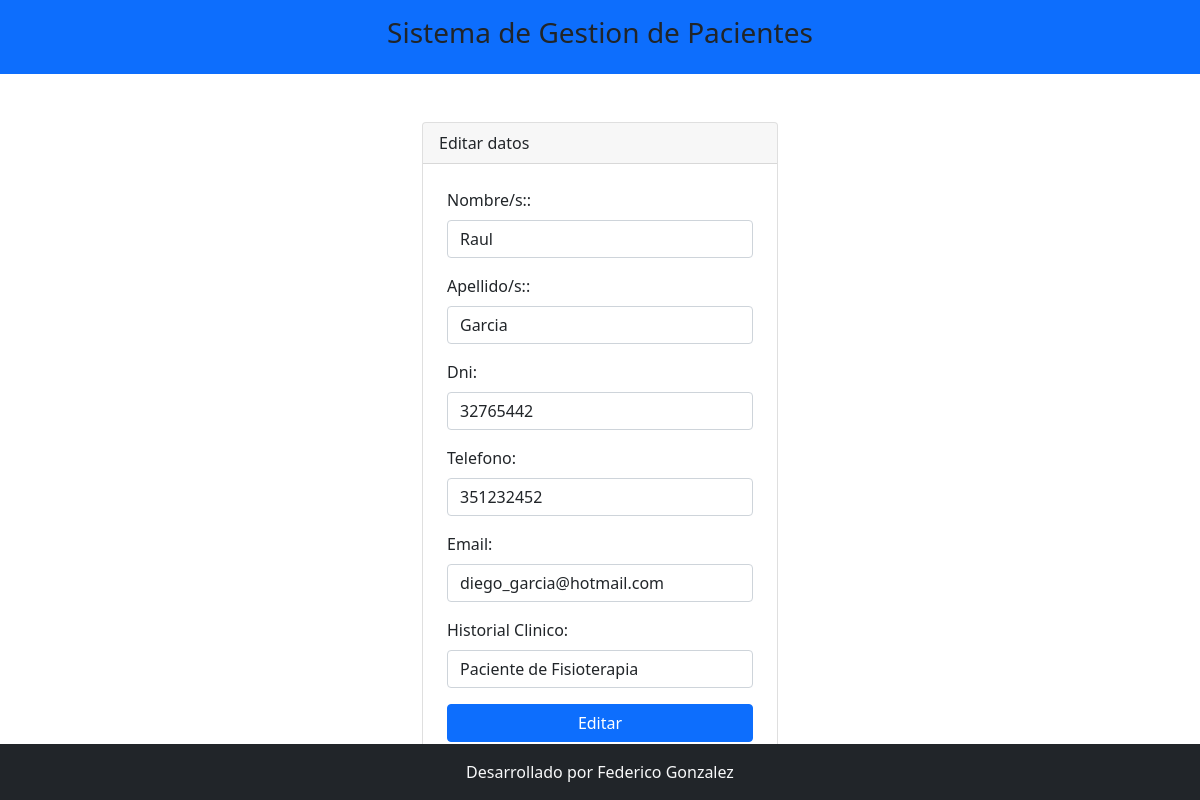
The app's page /editar.php?id=6 with its own data.
### tables this page shows
CREATE TABLE `persona` (
  `id` int(11) NOT NULL,
  `nombre` varchar(100) NOT NULL,
  `apellido` varchar(100) NOT NULL,
  `dni` int(11) NOT NULL,
  `telefono` varchar(100) NOT NULL,
  `email` varchar(100) NOT NULL,
  `historial` text NOT NULL
);

### editar.php (the view, shortened to what this page needs)
<?php include 'template/header.php' ?>
<?php
    include_once 'model/conexion.php';
    $id = $_GET['id'];
    $sentencia = $bd-> prepare("select * from persona where id = ?;");
    $sentencia-> execute ([$id]);
    $persona = $sentencia->fetch(PDO::FETCH_OBJ);
?>
<div class="container mt-5">
    <div class="row justify-content-center">
        <div class="col-md-4">
            <div class="card">
                <div class="card-header">
                    Editar datos
                </div>
                <form class="p-4" method="POST" action="editarProceso.php">
                    <div class="mb-3">
                    <label class="form-label">Nombre/s:: </label>
                    <input type="text" class="form-control" name="txtNombre" required value="<?php echo $persona->nombre; ?>">
                    </div>
                    <div class="mb-3">
                    <label class="form-label">Apellido/s:: </label>
                    <input type="text" class="form-control" name="txtApellido"  required value="<?php echo $persona->apellido; ?>">
                    </div>
                    <div class="mb-3">
                    <label class="form-label">Dni: </label>
                    <input type="text" class="form-control" name="txtDni"  required value="<?php echo $persona->dni; ?>">
                    </div>
                    <div class="mb-3">
                    <label class="form-label">Telefono: </label>
                    <input type="text" class="form-control" name="txtTelefono"  required value="<?php echo $persona->telefono; ?>">
                    </div>
                    <div class="mb-3">
                    <label class="form-label">Email: </label>
                    <input type="text" class="form-control" name="txtEmail"  required value="<?php echo $persona->email; ?>">
                    </div>
                    <div class="mb-3">
                    <label class="form-label">Historial Clinico: </label>
                    <input type="text" class="form-control" name="txtHistorial"  required value="<?php echo $persona->historial; ?>">
                    </div>
                    <div class="d-grid">
                    <input type="submit" class="btn btn-primary" value="Editar">
                    </div>
                </form>
            </div>
        </div>
    </div>
</div>
<?php include 'template/footer.php' ?>

### records on screen
persona: txtNombre "Raul", txtApellido "Garcia", txtDni "32765442", txtTelefono "351232452", txtEmail "diego_garcia@hotmail.com", txtHistorial "Paciente de Fisioterapia"
